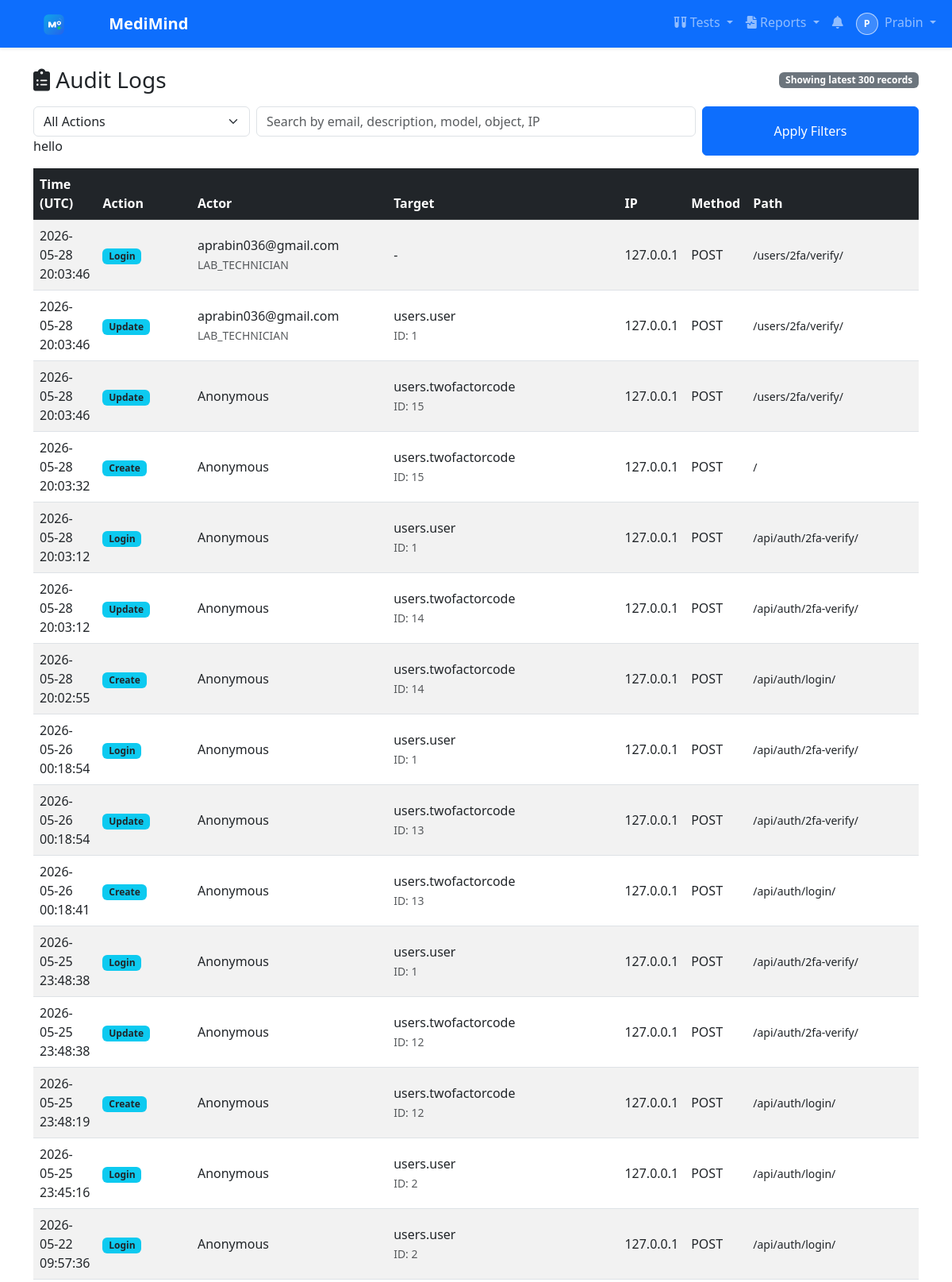
Screenshot of /audit/logs/ (signed in, upper part) with the database file from the repository.
### users/models.py (models this page shows, shortened)
class User(AbstractBaseUser, PermissionsMixin):
    ROLE_CHOICES = [
        ('PATIENT', 'Patient'),
        ('DOCTOR', 'Doctor'),
        ('NURSE', 'Nurse'),
        ('RECEPTIONIST', 'Receptionist'),
        ('LAB_TECHNICIAN', 'Lab Technician'),
        ('PHARMACIST', 'Pharmacist'),
        ('BILLING_OFFICER', 'Billing Officer'),
        ('INSURANCE_COORDINATOR', 'Insurance Coordinator'),
        ('QUALITY_COMPLIANCE_OFFICER', 'Quality Compliance Officer'),
        ('ADMIN', 'Super Admin'),
    ]
    email = models.EmailField(unique=True)
    username = models.CharField(max_length=50)
    first_name = models.CharField(max_length=150, blank=True, default='')
    last_name = models.CharField(max_length=150, blank=True, default='')
    role = models.CharField(max_length=30, choices=ROLE_CHOICES, default='PATIENT')
    is_active = models.BooleanField(default=False)  # False until email activated
    is_staff = models.BooleanField(default=False)
    date_joined = models.DateTimeField(auto_now_add=True)
    activation_token = models.CharField(max_length=200, blank=True, null=True)
    objects = UserManager()
    USERNAME_FIELD = 'email'
    REQUIRED_FIELDS = ['username']
    def get_full_name(self):
        full_name = f"{self.first_name} {self.last_name}".strip()
        return full_name or self.username

### audit/models.py (models this page shows, shortened)
class AuditLog(models.Model):
    ACTION_CHOICES = [
        ('LOGIN', 'Login'),
        ('LOGOUT', 'Logout'),
        ('LOGIN_FAILED', 'Login Failed'),
        ('CREATE', 'Create'),
        ('UPDATE', 'Update'),
        ('DELETE', 'Delete'),
        ('SECURITY', 'Security'),
        ('OTHER', 'Other'),
    ]
    actor = models.ForeignKey(
        settings.AUTH_USER_MODEL,
        on_delete=models.SET_NULL,
        null=True,
        blank=True,
        related_name='audit_logs',
    )
    actor_email = models.EmailField(blank=True)
    actor_role = models.CharField(max_length=30, blank=True)
    action = models.CharField(max_length=20, choices=ACTION_CHOICES, default='OTHER')
    model_name = models.CharField(max_length=120, blank=True)
    object_id = models.CharField(max_length=64, blank=True)
    object_repr = models.CharField(max_length=255, blank=True)
    description = models.TextField(blank=True)
    metadata = models.JSONField(default=dict, blank=True)
    ip_address = models.GenericIPAddressField(null=True, blank=True)
    user_agent = models.TextField(blank=True)
    path = models.CharField(max_length=255, blank=True)
    method = models.CharField(max_length=10, blank=True)
    created_at = models.DateTimeField(auto_now_add=True)
    class Meta:
        ordering = ['-created_at']
        indexes = [
            models.Index(fields=['created_at']),
            models.Index(fields=['action']),
            models.Index(fields=['model_name']),
        ]

### audit/views.py (the view, shortened to what this page needs)
# urls.py: path('logs/', views.audit_log_list, name='audit_log_list'),
@login_required
def audit_log_list(request):
    if request.user.role != 'ADMIN':
        messages.error(request, 'Access denied. Admins only.')
        return redirect('users:dashboard')
    action = request.GET.get('action', '').strip()
    query = request.GET.get('q', '').strip()
    logs = AuditLog.objects.all().order_by('-created_at')
    if action:
        logs = logs.filter(action=action)
    return render(
        request,
        'audit/audit_log_list.html',
        {
            'logs': logs[:300],
            'actions': AuditLog.ACTION_CHOICES,
            'selected_action': action,
            'query': query,
        },
    )

### notifications/context_processors.py (called while the page is built)
def unread_notifications(request):
    if request.user.is_authenticated:
        count = Notification.objects.filter(recipient=request.user, is_read=False).count()
        return {'unread_notification_count': count}
    return {'unread_notification_count': 0}

### templates/audit/audit_log_list.html (shortened to what this page needs)
{% extends 'base.html' %}
{% block content %}
<div class="d-flex justify-content-between align-items-center mb-3">
    <h3 class="mb-0"><i class="fas fa-clipboard-list"></i> Audit Logs</h3>
    <span class="badge bg-secondary">Showing latest {{ logs|length }} records</span>
</div>
<form method="get" class="row g-2 mb-3">
    <div class="col-md-3">
        <select class="form-select" name="action">
            <option value="">All Actions</option>
        </select> hello
    </div>
    <div class="col-md-6">
        <input type="text" name="q" class="form-control" value="{{ query }}" placeholder="Search by email, description, model, object, IP">
    </div>
    <div class="col-md-3 d-grid">
        <button type="submit" class="btn btn-primary">Apply Filters</button>
    </div>
</form>
<div class="table-responsive">
    <table class="table table-striped table-hover align-middle">
        <thead class="table-dark">
            <tr>
                <th>Time (UTC)</th>
                <th>Action</th>
                <th>Actor</th>
                <th>Target</th>
                <th>IP</th>
                <th>Method</th>
                <th>Path</th>
                <th>Description</th>
            </tr>
        </thead>
        <tbody>
            {% for log in logs %}
            <tr>
                <td>{{ log.created_at|date:'Y-m-d H:i:s' }}</td>
                <td><span class="badge bg-info text-dark">{{ log.get_action_display }}</span></td>
                <td>
                    <div>{{ log.actor_email|default:'Anonymous' }}</div>
                    {% if log.actor_role %}<small class="text-muted">{{ log.actor_role }}</small>{% endif %}
                </td>
                <td>
                    <div>{{ log.model_name|default:'-' }}</div>
                    {% if log.object_id %}<small class="text-muted">ID: {{ log.object_id }}</small>{% endif %}
                </td>
                <td>{{ log.ip_address|default:'-' }}</td>
                <td>{{ log.method|default:'-' }}</td>
                <td><small>{{ log.path|default:'-' }}</small></td>
                <td><small>{{ log.description|default:'-' }}</small></td>
            </tr>
            {% empty %}
            <tr>
                <td colspan="8" class="text-center text-muted py-4">No audit entries found.</td>
            </tr>
            {% endfor %}
        </tbody>
    </table>
</div>
{% endblock %}

### templates/base.html (shortened to what this page needs)
{% load static %}
<!DOCTYPE html>
<html lang="en">
<head>
    <link href="https://cdn.jsdelivr.net/npm/bootstrap@5.3.0/dist/css/bootstrap.min.css" rel="stylesheet">
    <link href="https://cdnjs.cloudflare.com/ajax/libs/font-awesome/6.0.0/css/all.min.css" rel="stylesheet">
</head>
<body>
{% if user.is_authenticated %}
<nav class="navbar navbar-expand-lg navbar-dark bg-primary sticky-top shadow-sm">
    <div class="container-fluid">
        <a class="navbar-brand fw-bold" href="{% url 'users:dashboard' %}">
            <img src="{% static 'branding/medimind-logo.svg' %}" alt="MediMind" width="112" height="28" loading="eager" decoding="async" class="me-2">
            MediMind
        </a>
        <div class="collapse navbar-collapse" id="navbarNav">
            <div class="navbar-nav ms-auto">
                {% if user.role == 'PATIENT' or user.role == 'LAB_TECHNICIAN' or user.role == 'RECEPTIONIST' or user.role == 'ADMIN' %}
                <div class="nav-item dropdown">
                    <a class="nav-link dropdown-toggle" href="#" id="testsDropdown" role="button" data-bs-toggle="dropdown">
                        <i class="fas fa-vials"></i> Tests
                    </a>
                </div>
                {% endif %}
                <div class="nav-item dropdown">
                    <a class="nav-link dropdown-toggle" href="#" id="reportsDropdown" role="button" data-bs-toggle="dropdown">
                        <i class="fas fa-file-waveform"></i> Reports
                    </a>
                </div>
                <a class="nav-link" href="{% url 'notifications:notification_list' %}" title="Notifications">
                    <i class="fas fa-bell"></i>
                </a>
                <div class="nav-item dropdown">
                    <a class="nav-link dropdown-toggle" href="#" id="userDropdown" role="button" data-bs-toggle="dropdown">
                        {% if user.role == 'PATIENT' and user.patient_profile and user.patient_profile.image %}
                            <img src="{{ user.patient_profile.image.url }}" alt="{{ user.username }}" class="nav-avatar me-1">
                        {% elif user.role == 'DOCTOR' and user.doctor_profile and user.doctor_profile.photo %}
                            <img src="{{ user.doctor_profile.photo.url }}" alt="{{ user.username }}" class="nav-avatar me-1">
                        {% else %}
                            <span class="nav-avatar-fallback me-1">{{ user.username|slice:":1"|upper }}</span>
                        {% endif %}
                        {{ user.first_name|default:user.username }}
                    </a>
                </div>
            </div>
        </div>
    </div>
</nav>
{% endif %}
<div class="{% if user.is_authenticated %}container{% else %}container-fluid{% endif %} mt-4">
    {% block content %}{% endblock %}
</div>
</body>
</html>

### templates/base.html (style rules this page uses)
.nav-avatar-fallback { width: 28px; height: 28px; border-radius: 50%; display: inline-flex; align-items: center; justify-content: center; font-size: 0.78rem; font-weight: 700; background: rgba(255, 255, 255, 0.2); border: 1px solid rgba(255, 255, 255, 0.65); color: #fff; }

### rows the page displays
User: username "P", first_name "Prabin"
AuditLog: created_at "2026-05-28 20:03:46", action "Login", actor_email "aprabin036@gmail.com", actor_role "LAB_TECHNICIAN", model_name "-", ip_address "127.0.0.1", method "POST", path "/users/2fa/verify/"
AuditLog: created_at "2026-05-28 20:03:46", action "Update", actor_email "aprabin036@gmail.com", actor_role "LAB_TECHNICIAN", model_name "users.user", object_id "1", ip_address "127.0.0.1", method "POST", path "/users/2fa/verify/"
AuditLog: created_at "2026-05-28 20:03:46", action "Update", actor_email "Anonymous", model_name "users.twofactorcode", object_id "15", ip_address "127.0.0.1", method "POST", path "/users/2fa/verify/"
AuditLog: created_at "2026-05-28 20:03:32", action "Create", actor_email "Anonymous", model_name "users.twofactorcode", object_id "15", ip_address "127.0.0.1", method "POST", path "/"
AuditLog: created_at "2026-05-28 20:03:12", action "Login", actor_email "Anonymous", model_name "users.user", object_id "1", ip_address "127.0.0.1", method "POST", path "/api/auth/2fa-verify/"
AuditLog: created_at "2026-05-28 20:03:12", action "Update", actor_email "Anonymous", model_name "users.twofactorcode", object_id "14", ip_address "127.0.0.1", method "POST", path "/api/auth/2fa-verify/"
AuditLog: created_at "2026-05-28 20:02:55", action "Create", actor_email "Anonymous", model_name "users.twofactorcode", object_id "14", ip_address "127.0.0.1", method "POST", path "/api/auth/login/"
AuditLog: created_at "2026-05-26 00:18:54", action "Login", actor_email "Anonymous", model_name "users.user", object_id "1", ip_address "127.0.0.1", method "POST", path "/api/auth/2fa-verify/"
AuditLog: created_at "2026-05-26 00:18:54", action "Update", actor_email "Anonymous", model_name "users.twofactorcode", object_id "13", ip_address "127.0.0.1", method "POST", path "/api/auth/2fa-verify/"
AuditLog: created_at "2026-05-26 00:18:41", action "Create", actor_email "Anonymous", model_name "users.twofactorcode", object_id "13", ip_address "127.0.0.1", method "POST", path "/api/auth/login/"
AuditLog: created_at "2026-05-25 23:48:38", action "Login", actor_email "Anonymous", model_name "users.user", object_id "1", ip_address "127.0.0.1", method "POST", path "/api/auth/2fa-verify/"
AuditLog: created_at "2026-05-25 23:48:38", action "Update", actor_email "Anonymous", model_name "users.twofactorcode", object_id "12", ip_address "127.0.0.1", method "POST", path "/api/auth/2fa-verify/"
AuditLog: created_at "2026-05-25 23:48:19", action "Create", actor_email "Anonymous", model_name "users.twofactorcode", object_id "12", ip_address "127.0.0.1", method "POST", path "/api/auth/login/"
AuditLog: created_at "2026-05-25 23:45:16", action "Login", actor_email "Anonymous", model_name "users.user", object_id "2", ip_address "127.0.0.1", method "POST", path "/api/auth/login/"
AuditLog: created_at "2026-05-22 09:57:36", action "Login", actor_email "Anonymous", model_name "users.user", object_id "2", ip_address "127.0.0.1", method "POST", path "/api/auth/login/"

### other values shown
{{ logs|length }} "300"
